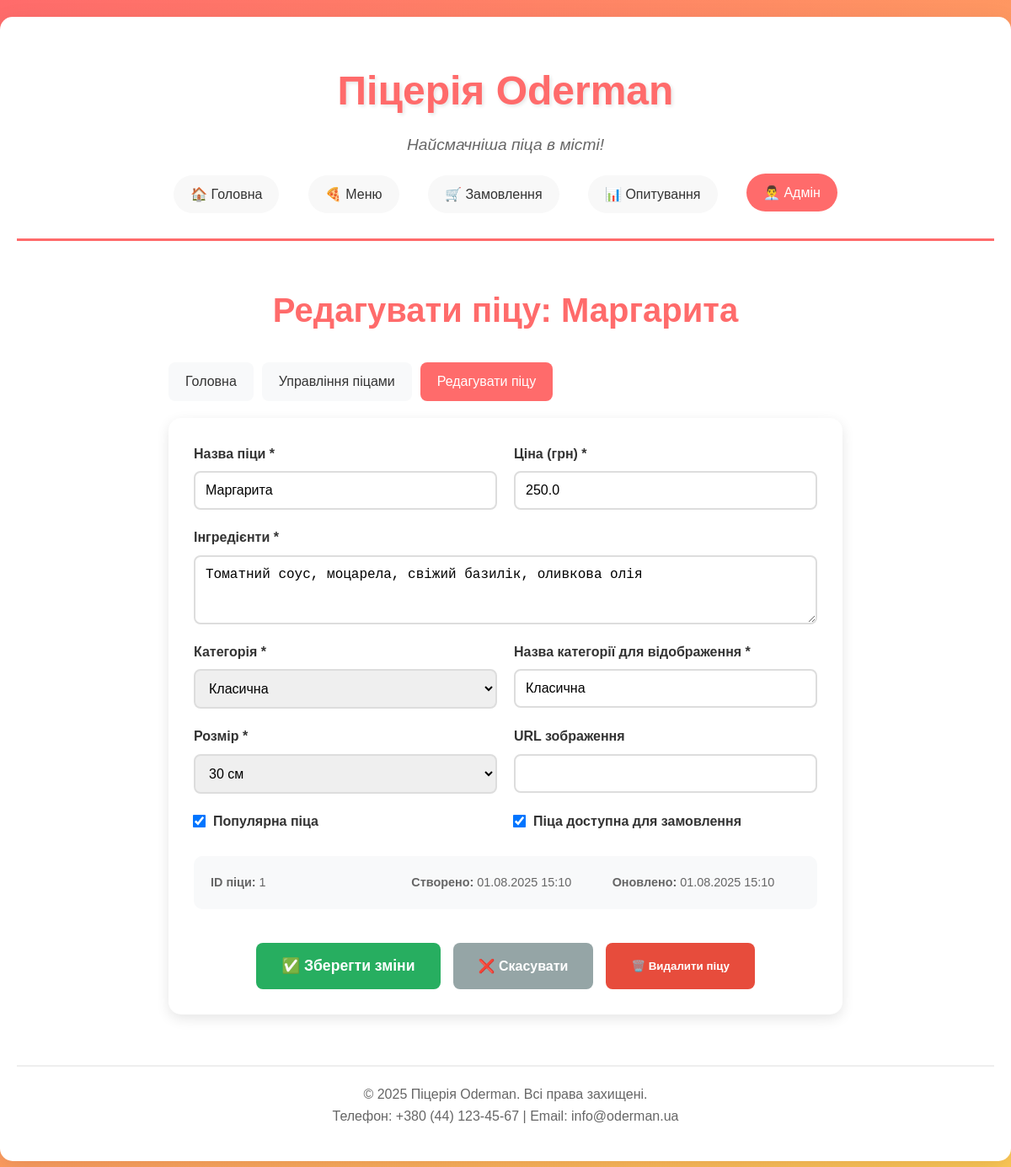
/admin/pizzas/edit/1, run on the app's committed database.
### models.py (models this page shows, shortened)
class Pizza(db.Model):
    id = db.Column(db.Integer, primary_key=True)
    name = db.Column(db.String(100), nullable=False)
    ingredients = db.Column(db.Text, nullable=False)
    price = db.Column(db.Float, nullable=False)
    category = db.Column(db.String(50), nullable=False)
    category_display = db.Column(db.String(100), nullable=False)
    size = db.Column(db.String(20), nullable=False, default='30 см')
    popular = db.Column(db.Boolean, default=False)
    available = db.Column(db.Boolean, default=True)
    image_url = db.Column(db.String(200), nullable=True)
    created_at = db.Column(db.DateTime, default=datetime.utcnow)
    updated_at = db.Column(db.DateTime, default=datetime.utcnow, onupdate=datetime.utcnow)

### app.py (the view, shortened to what this page needs)
@app.route('/admin/pizzas/edit/<int:pizza_id>', methods=['GET', 'POST'])
def admin_edit_pizza(pizza_id):
    pizza = Pizza.query.get_or_404(pizza_id)
    return render_template('admin/edit_pizza.html', pizza=pizza)

### app.py (called while the page is built)
@app.template_global()
def get_current_year():
    from datetime import datetime
    return datetime.now().year

### templates/admin/edit_pizza.html (shortened to what this page needs)
{% extends "base.html" %}
{% block content %}
<div class="admin-edit-pizza">
    <h2 class="page-title">Редагувати піцу: {{ pizza.name }}</h2>
    <div class="admin-nav">
        <a href="{{ url_for('admin_dashboard') }}" class="admin-nav-link">Головна</a>
        <a href="{{ url_for('admin_pizzas') }}" class="admin-nav-link">Управління піцами</a>
        <a href="{{ url_for('admin_edit_pizza', pizza_id=pizza.id) }}" class="admin-nav-link active">Редагувати піцу</a>
    </div>
    <div class="pizza-form-container">
        <form method="POST" class="pizza-form">
            <div class="form-row">
                <div class="form-group">
                    <label for="name">Назва піци *</label>
                    <input type="text" id="name" name="name" required value="{{ pizza.name }}">
                </div>
                <div class="form-group">
                    <label for="price">Ціна (грн) *</label>
                    <input type="number" id="price" name="price" step="0.01" min="0" required value="{{ pizza.price }}">
                </div>
            </div>
            <div class="form-group">
                <label for="ingredients">Інгредієнти *</label>
                <textarea id="ingredients" name="ingredients" rows="3" required>{{ pizza.ingredients }}</textarea>
            </div>
            <div class="form-row">
                <div class="form-group">
                    <label for="category">Категорія *</label>
                    <select id="category" name="category" required>
                        <option value="classic" {% if pizza.category == 'classic' %}selected{% endif %}>Класична</option>
                    </select>
                </div>
                <div class="form-group">
                    <label for="category_display">Назва категорії для відображення *</label>
                    <input type="text" id="category_display" name="category_display" required value="{{ pizza.category_display }}">
                </div>
            </div>
            <div class="form-row">
                <div class="form-group">
                    <label for="size">Розмір *</label>
                    <select id="size" name="size" required>
                        <option value="30 см" {% if pizza.size == '30 см' %}selected{% endif %}>30 см</option>
                    </select>
                </div>
                <div class="form-group">
                    <label for="image_url">URL зображення</label>
                    <input type="url" id="image_url" name="image_url" value="{{ pizza.image_url or '' }}">
                </div>
            </div>
            <div class="form-row">
                <div class="form-group checkbox-group">
                    <label class="checkbox-label">
                        <input type="checkbox" name="popular" value="1" {% if pizza.popular %}checked{% endif %}>
                        Популярна піца
                    </label>
                </div>
                <div class="form-group checkbox-group">
                    <label class="checkbox-label">
                        <input type="checkbox" name="available" value="1" {% if pizza.available %}checked{% endif %}>
                        Піца доступна для замовлення
                    </label>
                </div>
            </div>
            <div class="pizza-info">
                <div class="info-item">
                    <strong>ID піци:</strong> {{ pizza.id }}
                </div>
                <div class="info-item">
                    <strong>Створено:</strong> {{ pizza.created_at.strftime('%d.%m.%Y %H:%M') }}
                </div>
                <div class="info-item">
                    <strong>Оновлено:</strong> {{ pizza.updated_at.strftime('%d.%m.%Y %H:%M') }}
                </div>
            </div>
            <div class="form-actions">
                <button type="submit" class="submit-btn">✅ Зберегти зміни</button>
                <a href="{{ url_for('admin_pizzas') }}" class="cancel-btn">❌ Скасувати</a>
                <form method="POST" action="{{ url_for('admin_delete_pizza', pizza_id=pizza.id) }}"
                      style="display: inline;"
                      onsubmit="return confirm('Ви впевнені, що хочете видалити піцу {{ pizza.name }}?')">
                    <button type="submit" class="delete-btn">🗑️ Видалити піцу</button>
                </form>
            </div>
        </form>
    </div>
</div>
{% endblock %}

### static/css/style.css (style rules this page uses)
* { margin: 0; padding: 0; box-sizing: border-box; }
body { font-family: 'Arial', sans-serif; line-height: 1.6; color: #333; background: linear-gradient(135deg, #ff6b6b, #feca57); min-height: 100vh; }
.page-title { text-align: center; font-size: 2.5rem; color: #ff6b6b; margin-bottom: 30px; }
.pizza-info { display: flex; align-items: center; gap: 10px; }

### templates/admin/edit_pizza.html (style rules this page uses)
.admin-edit-pizza { max-width: 800px; margin: 0 auto; }
.admin-nav { display: flex; gap: 10px; margin: 20px 0; flex-wrap: wrap; }
.admin-nav-link { padding: 10px 20px; background: #f8f9fa; color: #333; text-decoration: none; border-radius: 8px; transition: all 0.3s ease; }
.admin-nav-link.active, .admin-nav-link:hover { background: #ff6b6b; color: white; }
.pizza-form-container { background: white; padding: 30px; border-radius: 15px; box-shadow: 0 5px 15px rgba(0, 0, 0, 0.1); }
.pizza-form { display: flex; flex-direction: column; gap: 20px; }
.form-row { display: grid; grid-template-columns: 1fr 1fr; gap: 20px; }
.form-group { display: flex; flex-direction: column; }
.form-group label { margin-bottom: 8px; font-weight: bold; color: #333; }
.form-group input, .form-group textarea, .form-group select { padding: 12px; border: 2px solid #ddd; border-radius: 8px; font-size: 1rem; transition: border-color 0.3s ease; }
.checkbox-group { flex-direction: row; align-items: center; }
.checkbox-label { display: flex; align-items: center; cursor: pointer; font-weight: normal; }
.checkbox-label input[type="checkbox"] { margin-right: 10px; transform: scale(1.2); }
.pizza-info { background: #f8f9fa; padding: 20px; border-radius: 10px; display: grid; grid-template-columns: repeat(auto-fit, minmax(200px, 1fr)); gap: 15px; }
.info-item { color: #666; font-size: 0.9rem; }
.form-actions { display: flex; gap: 15px; justify-content: center; margin-top: 20px; flex-wrap: wrap; }
.submit-btn { background: #27ae60; color: white; border: none; padding: 15px 30px; border-radius: 8px; font-size: 1.1rem; font-weight: bold; cursor: pointer; transition: all 0.3s ease; }
.cancel-btn { background: #95a5a6; color: white; padding: 15px 30px; border-radius: 8px; text-decoration: none; font-weight: bold; transition: all 0.3s ease; }
.delete-btn { background: #e74c3c; color: white; border: none; padding: 15px 30px; border-radius: 8px; font-weight: bold; cursor: pointer; transition: all 0.3s ease; }

### data on the page
Pizza: name "Маргарита", price "250.0", ingredients "Томатний соус, моцарела, свіжий базилік, оливкова олія", category "Класична", category_display "Класична", size "30 см", popular "☑", available "☑", id "1", created_at "01.08.2025 15:10", updated_at "01.08.2025 15:10"

### other printed values
{{ get_current_year() }} "2025"
